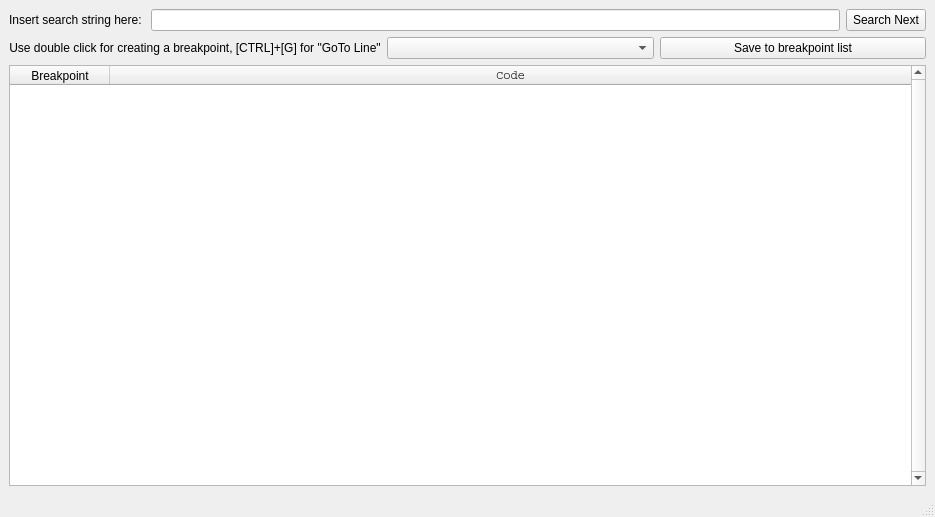
<?xml version="1.0" encoding="UTF-8"?>
<ui version="4.0">
 <class>MainWindow</class>
 <widget class="QMainWindow" name="MainWindow">
  <property name="geometry">
   <rect>
    <x>0</x>
    <y>0</y>
    <width>935</width>
    <height>517</height>
   </rect>
  </property>
  <property name="windowTitle">
   <string>Breakpoint Editor</string>
  </property>
  <property name="toolTipDuration">
   <number>-1</number>
  </property>
  <widget class="QWidget" name="centralwidget">
   <layout class="QGridLayout" name="gridLayout_2">
    <item row="0" column="0">
     <layout class="QGridLayout" name="gridLayout">
      <item row="1" column="0">
       <layout class="QHBoxLayout" name="horizontalLayout">
        <item>
         <widget class="QLabel" name="srcChoice">
          <property name="sizePolicy">
           <sizepolicy hsizetype="Minimum" vsizetype="Preferred">
            <horstretch>0</horstretch>
            <verstretch>0</verstretch>
           </sizepolicy>
          </property>
          <property name="text">
           <string>Use double click for creating a breakpoint, [CTRL]+[G] for &quot;GoTo Line&quot;</string>
          </property>
          <property name="alignment">
           <set>Qt::AlignCenter</set>
          </property>
         </widget>
        </item>
        <item>
         <widget class="QComboBox" name="srcCombo"/>
        </item>
        <item>
         <widget class="QPushButton" name="saveButton">
          <property name="text">
           <string>Save to breakpoint list</string>
          </property>
         </widget>
        </item>
       </layout>
      </item>
      <item row="4" column="0">
       <widget class="QTableWidget" name="tableWidget">
        <property name="lineWidth">
         <number>1</number>
        </property>
        <property name="verticalScrollBarPolicy">
         <enum>Qt::ScrollBarAlwaysOn</enum>
        </property>
        <property name="showGrid">
         <bool>false</bool>
        </property>
        <property name="wordWrap">
         <bool>false</bool>
        </property>
        <property name="cornerButtonEnabled">
         <bool>false</bool>
        </property>
        <property name="columnCount">
         <number>2</number>
        </property>
        <attribute name="horizontalHeaderStretchLastSection">
         <bool>true</bool>
        </attribute>
        <column>
         <property name="text">
          <string>Breakpoint</string>
         </property>
        </column>
        <column>
         <property name="text">
          <string>Code</string>
         </property>
         <property name="font">
          <font>
           <family>Courier</family>
           <italic>false</italic>
          </font>
         </property>
        </column>
       </widget>
      </item>
      <item row="0" column="0">
       <layout class="QVBoxLayout" name="verticalLayout">
        <property name="sizeConstraint">
         <enum>QLayout::SetMinimumSize</enum>
        </property>
        <item>
         <layout class="QHBoxLayout" name="horizontalLayout_2">
          <item>
           <widget class="QLabel" name="label">
            <property name="sizePolicy">
             <sizepolicy hsizetype="Preferred" vsizetype="Preferred">
              <horstretch>0</horstretch>
              <verstretch>0</verstretch>
             </sizepolicy>
            </property>
            <property name="text">
             <string>Insert search string here: </string>
            </property>
           </widget>
          </item>
          <item>
           <widget class="QLineEdit" name="searchField"/>
          </item>
          <item>
           <widget class="QPushButton" name="searchButton">
            <property name="text">
             <string>Search Next</string>
            </property>
           </widget>
          </item>
         </layout>
        </item>
       </layout>
      </item>
     </layout>
    </item>
   </layout>
  </widget>
  <widget class="QStatusBar" name="statusbar"/>
 </widget>
 <resources/>
 <connections/>
</ui>
